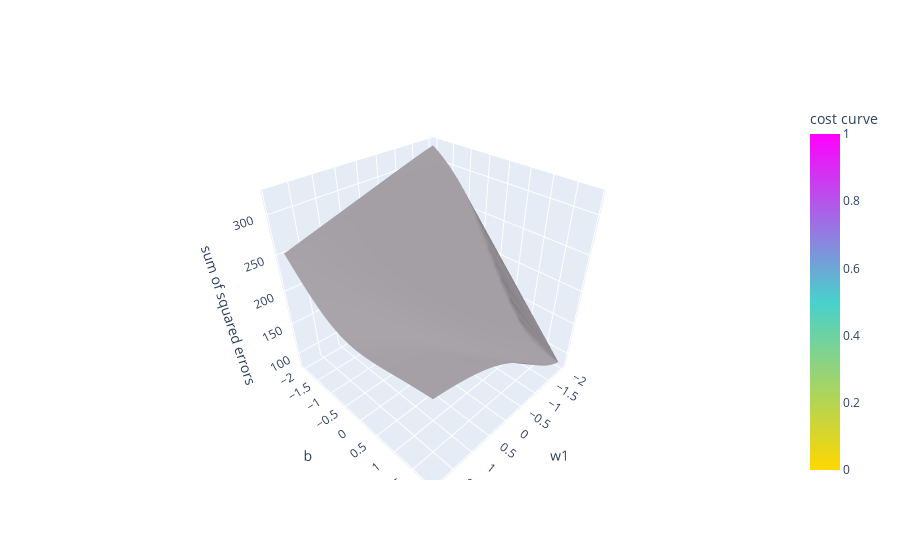

Write notebook code for a chart like this one.
### Markdown cell above
1. We'll begin with random values for our parameter  
2. We'll repeatedly update our parameter by calculating the slope of the cost curve at that point.  
* By doing so, we approach the minimum.  

But think about what our cost curve looks like with two parameters.  As we update either our weight or bias term, our hypothesis function will do better or worse at predicting the training data, and our cost curve will reflect that.  

This looks like the following:

### Code cell
import json
import plotly.graph_objects as go
with open('cost_curve_three_d.json') as cost_file:
    data = json.load(cost_file)
go.Figure(data)

### Figure 1 — Plotly figure (JSON) as saved in the notebook; plotly's stock layout.template omitted (floating-point values rounded to 4 significant figures; data arrays with more than 128 entries replaced by an {"elided": "..."} marker saying what was removed)
{"data": [{"colorbar": {"title": {"text": "cost curve"}}, "colorscale": [[0, "gold"], [0.5, "mediumturquoise"], [1, "magenta"]], "intensity": [0, 0.33, 0.66, 1], "name": "y", "showscale": true, "type": "mesh3d", "x": {"elided": "1600 float values"}, "y": {"elided": "1600 float values"}, "z": {"elided": "1600 float values"}}], "layout": {"autosize": true, "scene": {"aspectmode": "auto", "aspectratio": {"x": 1, "y": 1, "z": 1}, "xaxis": {"title": {"text": "w1"}, "type": "linear"}, "yaxis": {"title": {"text": "b"}, "type": "linear"}, "zaxis": {"title": {"text": "sum of squared errors"}, "type": "linear"}}}}
